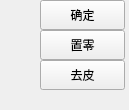
  <widget class="QFrame" name="frame_scale_op">
   <property name="geometry">
    <rect>
     <x>510</x>
     <y>20</y>
     <width>129</width>
     <height>110</height>
    </rect>
   </property>
   <widget class="QLabel" name="label_zhiling">
    <property name="geometry">
     <rect>
      <x>0</x>
      <y>38</y>
      <width>20</width>
      <height>17</height>
     </rect>
    </property>
   </widget>
   <widget class="QPushButton" name="pushButton_scale_zero">
    <property name="geometry">
     <rect>
      <x>40</x>
      <y>30</y>
      <width>85</width>
      <height>30</height>
     </rect>
    </property>
    <property name="sizePolicy">
     <sizepolicy hsizetype="Minimum" vsizetype="Preferred">
      <horstretch>0</horstretch>
      <verstretch>0</verstretch>
     </sizepolicy>
    </property>
    <property name="focusPolicy">
     <enum>Qt::NoFocus</enum>
    </property>
    <property name="text">
     <string>置零</string>
    </property>
    <property name="outer_stylesheet" stdset="0">
     <string>pushbutton</string>
    </property>
   </widget>
   <widget class="QLabel" name="label_qupi">
    <property name="geometry">
     <rect>
      <x>0</x>
      <y>74</y>
      <width>20</width>
      <height>17</height>
     </rect>
    </property>
   </widget>
   <widget class="QPushButton" name="pushButton_scale_tare">
    <property name="geometry">
     <rect>
      <x>40</x>
      <y>60</y>
      <width>85</width>
      <height>30</height>
     </rect>
    </property>
    <property name="sizePolicy">
     <sizepolicy hsizetype="Minimum" vsizetype="Preferred">
      <horstretch>0</horstretch>
      <verstretch>0</verstretch>
     </sizepolicy>
    </property>
    <property name="focusPolicy">
     <enum>Qt::NoFocus</enum>
    </property>
    <property name="text">
     <string>去皮</string>
    </property>
    <property name="outer_stylesheet" stdset="0">
     <string>pushbutton</string>
    </property>
   </widget>
   <widget class="QLabel" name="label_stable">
    <property name="geometry">
     <rect>
      <x>0</x>
      <y>2</y>
      <width>20</width>
      <height>17</height>
     </rect>
    </property>
   </widget>
   <widget class="QPushButton" name="pushButton_scale_stable">
    <property name="geometry">
     <rect>
      <x>40</x>
      <y>0</y>
      <width>85</width>
      <height>30</height>
     </rect>
    </property>
    <property name="sizePolicy">
     <sizepolicy hsizetype="Minimum" vsizetype="Preferred">
      <horstretch>0</horstretch>
      <verstretch>0</verstretch>
     </sizepolicy>
    </property>
    <property name="focusPolicy">
     <enum>Qt::NoFocus</enum>
    </property>
    <property name="text">
     <string>确定</string>
    </property>
    <property name="outer_stylesheet" stdset="0">
     <string>pushbutton</string>
    </property>
   </widget>
  </widget>
